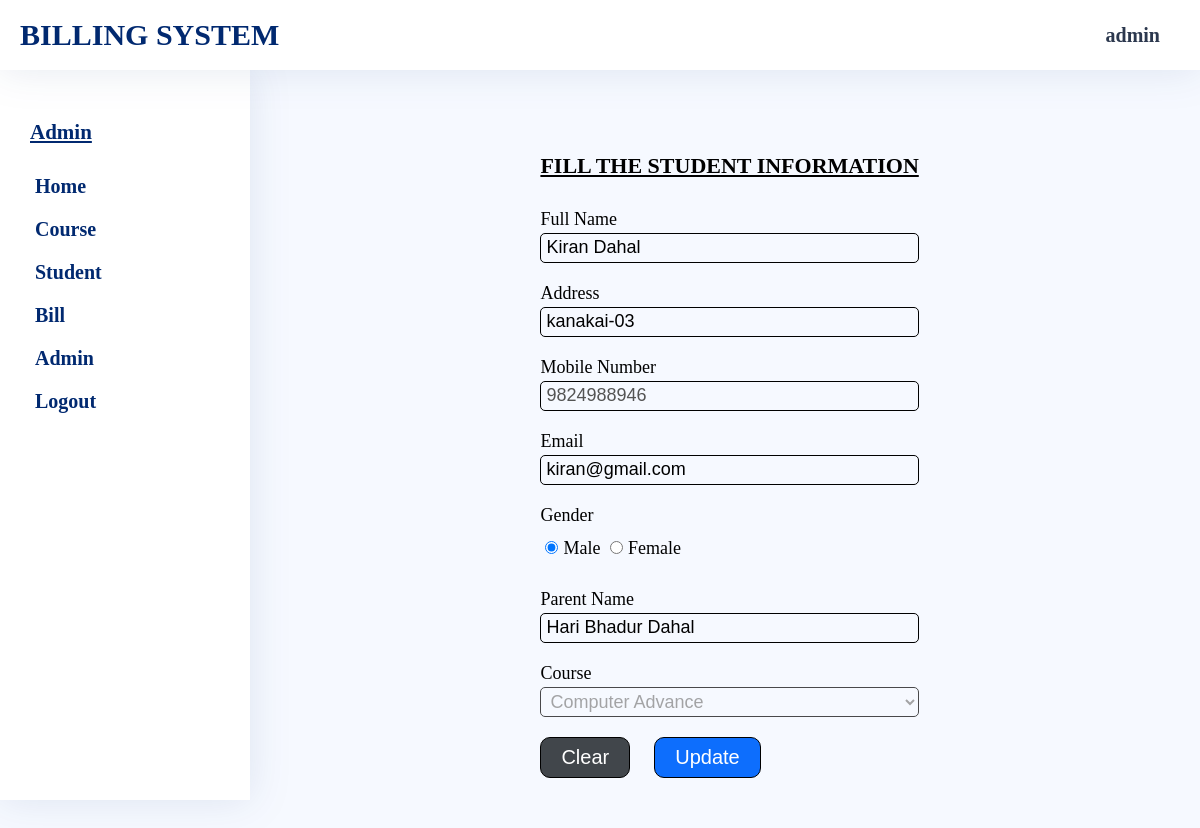
Page /admin/edit-student.php?phone=9824988946 (signed in) on the committed database.
### tables this page shows
CREATE TABLE `StudentInfo` (
  `phone` varchar(15) NOT NULL,
  `name` varchar(50) NOT NULL,
  `address` varchar(50) NOT NULL,
  `email` varchar(100) DEFAULT NULL,
  `gender` varchar(10) NOT NULL,
  `parentname` varchar(50) NOT NULL,
  `cid` varchar(15) NOT NULL
);

CREATE TABLE `CourseInfo` (
  `cid` varchar(15) NOT NULL,
  `cname` varchar(200) NOT NULL,
  `price` decimal(10,2) NOT NULL
);

### admin/edit-student.php (the view, shortened to what this page needs)
<?php
    include_once "head.php";
?>
    <link rel="stylesheet" href="../assets/css/admin/common-style.css">
    <link rel="stylesheet" href="../assets/css/admin/add-student.css">
    <link rel="stylesheet" href="../assets/css/admin/message.css"/>
<?php
    include_once "sidebar.php";
?>
    <section class="form-container main-container">
        <div class="form-wrapper">
            <?php
                    if ($_SERVER['REQUEST_METHOD']=='GET'){
                        if(isset($_GET["phone"])){
                            $phone=$_GET["phone"];
                            $read="SELECT * FROM StudentInfo,CourseInfo WHERE StudentInfo.cid=CourseInfo.cid AND phone='$phone'";
                            if($result=$con->query($read)){
                                while($row=$result->fetch_assoc()){
                                    $name=$row['name'];
                                    $address=$row['address'];
                                    $email=$row['email'];
                                    $gender=$row['gender'];
                                    $parentname=$row['parentname'];
                                    $course=$row['cname'];
                                }
                            }
                        }else{
                            header("location:student-list.php");
                        }
                }
            ?>
        <form class="form" method="post">
            <h3>Fill the Student Information</h3>
            <label for="name">Full Name</label>
            <input type="text" id="name" name="name" value='<?=$name?>' required/>
            <label for="add">Address</label>
            <input type="text" id="add" name="address"  value='<?=$address?>' required/>
            <label for="phone">Mobile Number</label>
            <input type="tel" name="phone" id="phone" value='<?=$phone?>' disabled/>
            <label for="email">Email</label>
            <input type="email" name="email" id="email" value='<?=$email?>'/>
            <div class="gender-wrapper">
                <label>Gender</label>
                <?php
                    if($gender=="male"){
                        echo '<input type="radio" name="gender" value="male" checked/>Male
                        <input type="radio" name="gender" value="female"/>Female';
                    }else{
                        echo '<input type="radio" name="gender" value="male"/>Male
                        <input type="radio" name="gender" value="female" checked/>Female';
                    }
                ?>
            </div>
            <label for="parent">Parent Name</label>
            <input type="text" name="parent" id="parent" value='<?=$parentname?>' required/>
            <label for="course">Course</label>
            <select name="course" id="course" disabled>
                <option value="<?=$course?>" selected="selected"><?=$course?></option>
            </select>
            <div class="btn-wrapper">
                <button type="reset">Clear</button>
                <button type="submit" name="submit">Update</button>
            </div>
        </form>
        </div>
    </section>
    </main>
</body>
</html>

### assets/css/admin/common-style.css (style rules this page uses)
* { margin: 0; padding: 0; box-sizing: border-box; }
body { background-color: #f6f9ff; }
.main-container { min-height: 100vh; margin: 70px 0 0 260px; padding: 20px; }

### assets/css/admin/add-student.css (style rules this page uses)
.form-container { display: flex; justify-content: center; align-items: center; width: 100%; }
.form-wrapper form { display: flex; flex-direction: column; }
.form h3 { margin: 10px 0; font-size: 22px; text-decoration: underline; text-transform: uppercase; }
.form label, .gender-wrapper { font-size: 18px; margin: 20px 0 3px; }
.form input:not(input[type='radio']),.form select { height: 30px; border-radius: 5px; outline: none; padding: 0px 5px; font-size: 18px; border: 1px solid #000; background: transparent; }
.gender-wrapper { margin: 10px 0; padding: 0; }
.gender-wrapper label { display: block; margin: 10px 0; }
.gender-wrapper input { font-size: 18px; margin: 5px; }
.btn-wrapper { margin: 20px 0; }
.btn-wrapper button,.btn-wrapper button:nth-child(1):hover { margin-right:20px; background: #0d6efd; color:#fff; font-size: 20px; font-weight: 400; padding: 8px 20px; border: 1px solid #000; border-radius: 10px; cursor: pointer; transition: all .5s linear; }
.btn-wrapper button:hover,.btn-wrapper button:nth-child(1) { background:#41464b; }

### rows in the picture
studentinfo: name "Kiran Dahal", address "kanakai-03", email "kiran@gmail.com", parent "Hari Bhadur Dahal", course "Computer Advance"

### other values in the picture
$_SESSION['adminname'] "admin"
